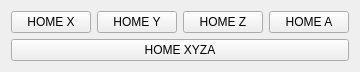
       <widget class="QWidget" name="layoutWidget">
        <property name="geometry">
         <rect>
          <x>10</x>
          <y>10</y>
          <width>360</width>
          <height>64</height>
         </rect>
        </property>
        <layout class="QGridLayout" name="gridLayout_2">
         <item row="0" column="0">
          <widget class="ActionButton" name="actionbutton_16">
           <property name="text">
            <string>HOME X</string>
           </property>
           <property name="indicator_option" stdset="0">
            <bool>false</bool>
           </property>
           <property name="indicator_HAL_pin_option" stdset="0">
            <bool>false</bool>
           </property>
           <property name="indicator_status_option" stdset="0">
            <bool>false</bool>
           </property>
           <property name="checked_state_text_option" stdset="0">
            <bool>false</bool>
           </property>
           <property name="python_command_option" stdset="0">
            <bool>false</bool>
           </property>
           <property name="on_color" stdset="0">
            <color>
             <red>255</red>
             <green>0</green>
             <blue>0</blue>
            </color>
           </property>
           <property name="shape_option" stdset="0">
            <number>0</number>
           </property>
           <property name="off_color" stdset="0">
            <color>
             <red>0</red>
             <green>0</green>
             <blue>0</blue>
            </color>
           </property>
           <property name="indicator_size" stdset="0">
            <double>0.300000000000000</double>
           </property>
           <property name="circle_diameter" stdset="0">
            <double>10.000000000000000</double>
           </property>
           <property name="right_edge_offset" stdset="0">
            <double>0.000000000000000</double>
           </property>
           <property name="top_edge_offset" stdset="0">
            <double>0.000000000000000</double>
           </property>
           <property name="corner_radius" stdset="0">
            <double>5.000000000000000</double>
           </property>
           <property name="height_fraction" stdset="0">
            <double>0.300000000000000</double>
           </property>
           <property name="width_fraction" stdset="0">
            <double>0.900000000000000</double>
           </property>
           <property name="true_state_string" stdset="0">
            <string>True</string>
           </property>
           <property name="false_state_string" stdset="0">
            <string>False</string>
           </property>
           <property name="true_python_cmd_string" stdset="0">
            <string>print&quot;true command&quot;</string>
           </property>
           <property name="false_python_cmd_string" stdset="0">
            <string>print&quot;false command&quot;</string>
           </property>
           <property name="invert_the_status" stdset="0">
            <bool>false</bool>
           </property>
           <property name="is_paused_status" stdset="0">
            <bool>false</bool>
           </property>
           <property name="is_estopped_status" stdset="0">
            <bool>false</bool>
           </property>
           <property name="is_on_status" stdset="0">
            <bool>false</bool>
           </property>
           <property name="is_idle_status" stdset="0">
            <bool>false</bool>
           </property>
           <property name="is_homed_status" stdset="0">
            <bool>false</bool>
           </property>
           <property name="is_flood_status" stdset="0">
            <bool>false</bool>
           </property>
           <property name="is_mist_status" stdset="0">
            <bool>false</bool>
           </property>
           <property name="is_block_delete_status" stdset="0">
            <bool>false</bool>
           </property>
           <property name="is_optional_stop_status" stdset="0">
            <bool>false</bool>
           </property>
           <property name="is_joint_homed_status" stdset="0">
            <bool>false</bool>
           </property>
           <property name="is_limits_overridden_status" stdset="0">
            <bool>false</bool>
           </property>
           <property name="is_manual_status" stdset="0">
            <bool>false</bool>
           </property>
           <property name="is_mdi_status" stdset="0">
            <bool>false</bool>
           </property>
           <property name="is_auto_status" stdset="0">
            <bool>false</bool>
           </property>
           <property name="is_spindle_stopped_status" stdset="0">
            <bool>false</bool>
           </property>
           <property name="is_spindle_fwd_status" stdset="0">
            <bool>false</bool>
           </property>
           <property name="is_spindle_rev_status" stdset="0">
            <bool>false</bool>
           </property>
           <property name="joint_number_status" stdset="0">
            <number>0</number>
           </property>
           <property name="home_action" stdset="0">
            <bool>true</bool>
           </property>
           <property name="template_label_option" stdset="0">
            <bool>false</bool>
           </property>
           <property name="joint_number" stdset="0">
            <number>0</number>
           </property>
           <property name="incr_imperial_number" stdset="0">
            <double>0.010000000000000</double>
           </property>
           <property name="incr_mm_number" stdset="0">
            <double>0.025000000000000</double>
           </property>
           <property name="incr_angular_number" stdset="0">
            <double>-1.000000000000000</double>
           </property>
           <property name="toggle_float_option" stdset="0">
            <bool>false</bool>
           </property>
           <property name="float_num" stdset="0">
            <double>0.300000000000000</double>
           </property>
           <property name="float_alt_num" stdset="0">
            <double>50.000000000000000</double>
           </property>
           <property name="view_type_string" stdset="0">
            <string>P</string>
           </property>
           <property name="command_text_string" stdset="0">
            <string/>
           </property>
           <property name="ini_mdi_number" stdset="0">
            <number>0</number>
           </property>
           <property name="textTemplate" stdset="0">
            <string>%1.3f in</string>
           </property>
           <property name="alt_textTemplate" stdset="0">
            <string>%1.2f mm</string>
           </property>
          </widget>
         </item>
         <item row="0" column="1">
          <widget class="ActionButton" name="actionbutton_17">
           <property name="text">
            <string>HOME Y</string>
           </property>
           <property name="indicator_option" stdset="0">
            <bool>false</bool>
           </property>
           <property name="indicator_HAL_pin_option" stdset="0">
            <bool>false</bool>
           </property>
           <property name="indicator_status_option" stdset="0">
            <bool>false</bool>
           </property>
           <property name="checked_state_text_option" stdset="0">
            <bool>false</bool>
           </property>
           <property name="python_command_option" stdset="0">
            <bool>false</bool>
           </property>
           <property name="on_color" stdset="0">
            <color>
             <red>255</red>
             <green>0</green>
             <blue>0</blue>
            </color>
           </property>
           <property name="shape_option" stdset="0">
            <number>0</number>
           </property>
           <property name="off_color" stdset="0">
            <color>
             <red>0</red>
             <green>0</green>
             <blue>0</blue>
            </color>
           </property>
           <property name="indicator_size" stdset="0">
            <double>0.300000000000000</double>
           </property>
           <property name="circle_diameter" stdset="0">
            <double>10.000000000000000</double>
           </property>
           <property name="right_edge_offset" stdset="0">
            <double>0.000000000000000</double>
           </property>
           <property name="top_edge_offset" stdset="0">
            <double>0.000000000000000</double>
           </property>
           <property name="corner_radius" stdset="0">
            <double>5.000000000000000</double>
           </property>
           <property name="height_fraction" stdset="0">
            <double>0.300000000000000</double>
           </property>
           <property name="width_fraction" stdset="0">
            <double>0.900000000000000</double>
           </property>
           <property name="true_state_string" stdset="0">
            <string>True</string>
           </property>
           <property name="false_state_string" stdset="0">
            <string>False</string>
           </property>
           <property name="true_python_cmd_string" stdset="0">
            <string>print&quot;true command&quot;</string>
           </property>
           <property name="false_python_cmd_string" stdset="0">
            <string>print&quot;false command&quot;</string>
           </property>
           <property name="invert_the_status" stdset="0">
            <bool>false</bool>
           </property>
           <property name="is_paused_status" stdset="0">
            <bool>false</bool>
           </property>
           <property name="is_estopped_status" stdset="0">
            <bool>false</bool>
           </property>
           <property name="is_on_status" stdset="0">
            <bool>false</bool>
           </property>
           <property name="is_idle_status" stdset="0">
            <bool>false</bool>
           </property>
           <property name="is_homed_status" stdset="0">
            <bool>false</bool>
           </property>
           <property name="is_flood_status" stdset="0">
            <bool>false</bool>
           </property>
           <property name="is_mist_status" stdset="0">
            <bool>false</bool>
           </property>
           <property name="is_block_delete_status" stdset="0">
            <bool>false</bool>
           </property>
           <property name="is_optional_stop_status" stdset="0">
            <bool>false</bool>
           </property>
           <property name="is_joint_homed_status" stdset="0">
            <bool>false</bool>
           </property>
           <property name="is_limits_overridden_status" stdset="0">
            <bool>false</bool>
           </property>
           <property name="is_manual_status" stdset="0">
            <bool>false</bool>
           </property>
           <property name="is_mdi_status" stdset="0">
            <bool>false</bool>
           </property>
           <property name="is_auto_status" stdset="0">
            <bool>false</bool>
           </property>
           <property name="is_spindle_stopped_status" stdset="0">
            <bool>false</bool>
           </property>
           <property name="is_spindle_fwd_status" stdset="0">
            <bool>false</bool>
           </property>
           <property name="is_spindle_rev_status" stdset="0">
            <bool>false</bool>
           </property>
           <property name="joint_number_status" stdset="0">
            <number>0</number>
           </property>
           <property name="home_action" stdset="0">
            <bool>true</bool>
           </property>
           <property name="template_label_option" stdset="0">
            <bool>false</bool>
           </property>
           <property name="joint_number" stdset="0">
            <number>1</number>
           </property>
           <property name="incr_imperial_number" stdset="0">
            <double>0.010000000000000</double>
           </property>
           <property name="incr_mm_number" stdset="0">
            <double>0.025000000000000</double>
           </property>
           <property name="incr_angular_number" stdset="0">
            <double>-1.000000000000000</double>
           </property>
           <property name="toggle_float_option" stdset="0">
            <bool>false</bool>
           </property>
           <property name="float_num" stdset="0">
            <double>0.300000000000000</double>
           </property>
           <property name="float_alt_num" stdset="0">
            <double>50.000000000000000</double>
           </property>
           <property name="view_type_string" stdset="0">
            <string>P</string>
           </property>
           <property name="command_text_string" stdset="0">
            <string/>
           </property>
           <property name="ini_mdi_number" stdset="0">
            <number>0</number>
           </property>
           <property name="textTemplate" stdset="0">
            <string>%1.3f in</string>
           </property>
           <property name="alt_textTemplate" stdset="0">
            <string>%1.2f mm</string>
           </property>
          </widget>
         </item>
         <item row="0" column="2">
          <widget class="ActionButton" name="actionbutton_18">
           <property name="text">
            <string>HOME Z</string>
           </property>
           <property name="indicator_option" stdset="0">
            <bool>false</bool>
           </property>
           <property name="indicator_HAL_pin_option" stdset="0">
            <bool>false</bool>
           </property>
           <property name="indicator_status_option" stdset="0">
            <bool>false</bool>
           </property>
           <property name="checked_state_text_option" stdset="0">
            <bool>false</bool>
           </property>
           <property name="python_command_option" stdset="0">
            <bool>false</bool>
           </property>
           <property name="on_color" stdset="0">
            <color>
             <red>255</red>
             <green>0</green>
             <blue>0</blue>
            </color>
           </property>
           <property name="shape_option" stdset="0">
            <number>0</number>
           </property>
           <property name="off_color" stdset="0">
            <color>
             <red>0</red>
             <green>0</green>
             <blue>0</blue>
            </color>
           </property>
           <property name="indicator_size" stdset="0">
            <double>0.300000000000000</double>
           </property>
           <property name="circle_diameter" stdset="0">
            <double>10.000000000000000</double>
           </property>
           <property name="right_edge_offset" stdset="0">
            <double>0.000000000000000</double>
           </property>
           <property name="top_edge_offset" stdset="0">
            <double>0.000000000000000</double>
           </property>
           <property name="corner_radius" stdset="0">
            <double>5.000000000000000</double>
           </property>
           <property name="height_fraction" stdset="0">
            <double>0.300000000000000</double>
           </property>
           <property name="width_fraction" stdset="0">
            <double>0.900000000000000</double>
           </property>
           <property name="true_state_string" stdset="0">
            <string>True</string>
           </property>
           <property name="false_state_string" stdset="0">
            <string>False</string>
           </property>
           <property name="true_python_cmd_string" stdset="0">
            <string>print&quot;true command&quot;</string>
           </property>
           <property name="false_python_cmd_string" stdset="0">
            <string>print&quot;false command&quot;</string>
           </property>
           <property name="invert_the_status" stdset="0">
            <bool>false</bool>
           </property>
           <property name="is_paused_status" stdset="0">
            <bool>false</bool>
           </property>
           <property name="is_estopped_status" stdset="0">
            <bool>false</bool>
           </property>
           <property name="is_on_status" stdset="0">
            <bool>false</bool>
           </property>
           <property name="is_idle_status" stdset="0">
            <bool>false</bool>
           </property>
           <property name="is_homed_status" stdset="0">
            <bool>false</bool>
           </property>
           <property name="is_flood_status" stdset="0">
            <bool>false</bool>
           </property>
           <property name="is_mist_status" stdset="0">
            <bool>false</bool>
           </property>
           <property name="is_block_delete_status" stdset="0">
            <bool>false</bool>
           </property>
           <property name="is_optional_stop_status" stdset="0">
            <bool>false</bool>
           </property>
           <property name="is_joint_homed_status" stdset="0">
            <bool>false</bool>
           </property>
           <property name="is_limits_overridden_status" stdset="0">
            <bool>false</bool>
           </property>
           <property name="is_manual_status" stdset="0">
            <bool>false</bool>
           </property>
           <property name="is_mdi_status" stdset="0">
            <bool>false</bool>
           </property>
           <property name="is_auto_status" stdset="0">
            <bool>false</bool>
           </property>
           <property name="is_spindle_stopped_status" stdset="0">
            <bool>false</bool>
           </property>
           <property name="is_spindle_fwd_status" stdset="0">
            <bool>false</bool>
           </property>
           <property name="is_spindle_rev_status" stdset="0">
            <bool>false</bool>
           </property>
           <property name="joint_number_status" stdset="0">
            <number>0</number>
           </property>
           <property name="home_action" stdset="0">
            <bool>true</bool>
           </property>
           <property name="template_label_option" stdset="0">
            <bool>false</bool>
           </property>
           <property name="joint_number" stdset="0">
            <number>2</number>
           </property>
           <property name="incr_imperial_number" stdset="0">
            <double>0.010000000000000</double>
           </property>
           <property name="incr_mm_number" stdset="0">
            <double>0.025000000000000</double>
           </property>
           <property name="incr_angular_number" stdset="0">
            <double>-1.000000000000000</double>
           </property>
           <property name="toggle_float_option" stdset="0">
            <bool>false</bool>
           </property>
           <property name="float_num" stdset="0">
            <double>0.300000000000000</double>
           </property>
           <property name="float_alt_num" stdset="0">
            <double>50.000000000000000</double>
           </property>
           <property name="view_type_string" stdset="0">
            <string>P</string>
           </property>
           <property name="command_text_string" stdset="0">
            <string/>
           </property>
           <property name="ini_mdi_number" stdset="0">
            <number>0</number>
           </property>
           <property name="textTemplate" stdset="0">
            <string>%1.3f in</string>
           </property>
           <property name="alt_textTemplate" stdset="0">
            <string>%1.2f mm</string>
           </property>
          </widget>
         </item>
         <item row="0" column="3">
          <widget class="ActionButton" name="actionbutton_19">
           <property name="text">
            <string>HOME A</string>
           </property>
           <property name="indicator_option" stdset="0">
            <bool>false</bool>
           </property>
           <property name="indicator_HAL_pin_option" stdset="0">
            <bool>false</bool>
           </property>
           <property name="indicator_status_option" stdset="0">
            <bool>false</bool>
           </property>
           <property name="checked_state_text_option" stdset="0">
            <bool>false</bool>
           </property>
           <property name="python_command_option" stdset="0">
            <bool>false</bool>
           </property>
           <property name="on_color" stdset="0">
            <color>
             <red>255</red>
             <green>0</green>
             <blue>0</blue>
            </color>
           </property>
           <property name="shape_option" stdset="0">
            <number>0</number>
           </property>
           <property name="off_color" stdset="0">
            <color>
             <red>0</red>
             <green>0</green>
             <blue>0</blue>
            </color>
           </property>
           <property name="indicator_size" stdset="0">
            <double>0.300000000000000</double>
           </property>
           <property name="circle_diameter" stdset="0">
            <double>10.000000000000000</double>
           </property>
           <property name="right_edge_offset" stdset="0">
            <double>0.000000000000000</double>
           </property>
           <property name="top_edge_offset" stdset="0">
            <double>0.000000000000000</double>
           </property>
           <property name="corner_radius" stdset="0">
            <double>5.000000000000000</double>
           </property>
           <property name="height_fraction" stdset="0">
            <double>0.300000000000000</double>
           </property>
           <property name="width_fraction" stdset="0">
            <double>0.900000000000000</double>
           </property>
           <property name="true_state_string" stdset="0">
            <string>True</string>
           </property>
           <property name="false_state_string" stdset="0">
            <string>False</string>
           </property>
           <property name="true_python_cmd_string" stdset="0">
            <string>print&quot;true command&quot;</string>
           </property>
           <property name="false_python_cmd_string" stdset="0">
            <string>print&quot;false command&quot;</string>
           </property>
           <property name="invert_the_status" stdset="0">
            <bool>false</bool>
           </property>
           <property name="is_paused_status" stdset="0">
            <bool>false</bool>
           </property>
           <property name="is_estopped_status" stdset="0">
            <bool>false</bool>
           </property>
           <property name="is_on_status" stdset="0">
            <bool>false</bool>
           </property>
           <property name="is_idle_status" stdset="0">
            <bool>false</bool>
           </property>
           <property name="is_homed_status" stdset="0">
            <bool>false</bool>
           </property>
           <property name="is_flood_status" stdset="0">
            <bool>false</bool>
           </property>
           <property name="is_mist_status" stdset="0">
            <bool>false</bool>
           </property>
           <property name="is_block_delete_status" stdset="0">
            <bool>false</bool>
           </property>
           <property name="is_optional_stop_status" stdset="0">
            <bool>false</bool>
           </property>
           <property name="is_joint_homed_status" stdset="0">
            <bool>false</bool>
           </property>
           <property name="is_limits_overridden_status" stdset="0">
            <bool>false</bool>
           </property>
           <property name="is_manual_status" stdset="0">
            <bool>false</bool>
           </property>
           <property name="is_mdi_status" stdset="0">
            <bool>false</bool>
           </property>
           <property name="is_auto_status" stdset="0">
            <bool>false</bool>
           </property>
           <property name="is_spindle_stopped_status" stdset="0">
            <bool>false</bool>
           </property>
           <property name="is_spindle_fwd_status" stdset="0">
            <bool>false</bool>
           </property>
           <property name="is_spindle_rev_status" stdset="0">
            <bool>false</bool>
           </property>
           <property name="joint_number_status" stdset="0">
            <number>0</number>
           </property>
           <property name="home_action" stdset="0">
            <bool>true</bool>
           </property>
           <property name="template_label_option" stdset="0">
            <bool>false</bool>
           </property>
           <property name="joint_number" stdset="0">
            <number>3</number>
           </property>
           <property name="incr_imperial_number" stdset="0">
            <double>0.010000000000000</double>
           </property>
           <property name="incr_mm_number" stdset="0">
            <double>0.025000000000000</double>
           </property>
           <property name="incr_angular_number" stdset="0">
            <double>-1.000000000000000</double>
           </property>
           <property name="toggle_float_option" stdset="0">
            <bool>false</bool>
           </property>
           <property name="float_num" stdset="0">
            <double>0.300000000000000</double>
           </property>
           <property name="float_alt_num" stdset="0">
            <double>50.000000000000000</double>
           </property>
           <property name="view_type_string" stdset="0">
            <string>P</string>
           </property>
           <property name="command_text_string" stdset="0">
            <string/>
           </property>
           <property name="ini_mdi_number" stdset="0">
            <number>0</number>
           </property>
           <property name="textTemplate" stdset="0">
            <string>%1.3f in</string>
           </property>
           <property name="alt_textTemplate" stdset="0">
            <string>%1.2f mm</string>
           </property>
          </widget>
         </item>
         <item row="1" column="0" colspan="4">
          <widget class="ActionButton" name="actionbutton_20">
           <property name="text">
            <string>HOME XYZA</string>
           </property>
           <property name="indicator_option" stdset="0">
            <bool>false</bool>
           </property>
           <property name="indicator_HAL_pin_option" stdset="0">
            <bool>false</bool>
           </property>
           <property name="indicator_status_option" stdset="0">
            <bool>false</bool>
           </property>
           <property name="checked_state_text_option" stdset="0">
            <bool>false</bool>
           </property>
           <property name="python_command_option" stdset="0">
            <bool>false</bool>
           </property>
           <property name="on_color" stdset="0">
            <color>
             <red>255</red>
             <green>0</green>
             <blue>0</blue>
            </color>
           </property>
           <property name="shape_option" stdset="0">
            <number>0</number>
           </property>
           <property name="off_color" stdset="0">
            <color>
             <red>0</red>
             <green>0</green>
             <blue>0</blue>
            </color>
           </property>
           <property name="indicator_size" stdset="0">
            <double>0.300000000000000</double>
           </property>
           <property name="circle_diameter" stdset="0">
            <double>10.000000000000000</double>
           </property>
           <property name="right_edge_offset" stdset="0">
            <double>0.000000000000000</double>
           </property>
           <property name="top_edge_offset" stdset="0">
            <double>0.000000000000000</double>
           </property>
           <property name="corner_radius" stdset="0">
            <double>5.000000000000000</double>
           </property>
           <property name="height_fraction" stdset="0">
            <double>0.300000000000000</double>
           </property>
           <property name="width_fraction" stdset="0">
            <double>0.900000000000000</double>
           </property>
           <property name="true_state_string" stdset="0">
            <string>True</string>
           </property>
           <property name="false_state_string" stdset="0">
            <string>False</string>
           </property>
           <property name="true_python_cmd_string" stdset="0">
            <string>print&quot;true command&quot;</string>
           </property>
           <property name="false_python_cmd_string" stdset="0">
            <string>print&quot;false command&quot;</string>
           </property>
           <property name="invert_the_status" stdset="0">
            <bool>false</bool>
           </property>
           <property name="is_paused_status" stdset="0">
            <bool>false</bool>
           </property>
           <property name="is_estopped_status" stdset="0">
            <bool>false</bool>
           </property>
           <property name="is_on_status" stdset="0">
            <bool>false</bool>
           </property>
           <property name="is_idle_status" stdset="0">
            <bool>false</bool>
           </property>
           <property name="is_homed_status" stdset="0">
            <bool>false</bool>
           </property>
           <property name="is_flood_status" stdset="0">
            <bool>false</bool>
           </property>
           <property name="is_mist_status" stdset="0">
            <bool>false</bool>
           </property>
           <property name="is_block_delete_status" stdset="0">
            <bool>false</bool>
           </property>
           <property name="is_optional_stop_status" stdset="0">
            <bool>false</bool>
           </property>
           <property name="is_joint_homed_status" stdset="0">
            <bool>false</bool>
           </property>
           <property name="is_limits_overridden_status" stdset="0">
            <bool>false</bool>
           </property>
           <property name="is_manual_status" stdset="0">
            <bool>false</bool>
           </property>
           <property name="is_mdi_status" stdset="0">
            <bool>false</bool>
           </property>
           <property name="is_auto_status" stdset="0">
            <bool>false</bool>
           </property>
           <property name="is_spindle_stopped_status" stdset="0">
            <bool>false</bool>
           </property>
           <property name="is_spindle_fwd_status" stdset="0">
            <bool>false</bool>
           </property>
           <property name="is_spindle_rev_status" stdset="0">
            <bool>false</bool>
           </property>
           <property name="joint_number_status" stdset="0">
            <number>0</number>
           </property>
           <property name="home_select_action" stdset="0">
            <bool>true</bool>
           </property>
           <property name="template_label_option" stdset="0">
            <bool>false</bool>
           </property>
           <property name="joint_number" stdset="0">
            <number>1</number>
           </property>
           <property name="incr_imperial_number" stdset="0">
            <double>0.010000000000000</double>
           </property>
           <property name="incr_mm_number" stdset="0">
            <double>0.025000000000000</double>
           </property>
           <property name="incr_angular_number" stdset="0">
            <double>-1.000000000000000</double>
           </property>
           <property name="toggle_float_option" stdset="0">
            <bool>false</bool>
           </property>
           <property name="float_num" stdset="0">
            <double>0.300000000000000</double>
           </property>
           <property name="float_alt_num" stdset="0">
            <double>50.000000000000000</double>
           </property>
           <property name="view_type_string" stdset="0">
            <string>P</string>
           </property>
           <property name="command_text_string" stdset="0">
            <string/>
           </property>
           <property name="ini_mdi_number" stdset="0">
            <number>0</number>
           </property>
           <property name="textTemplate" stdset="0">
            <string>%1.3f in</string>
           </property>
           <property name="alt_textTemplate" stdset="0">
            <string>%1.2f mm</string>
           </property>
          </widget>
         </item>
        </layout>
       </widget>
